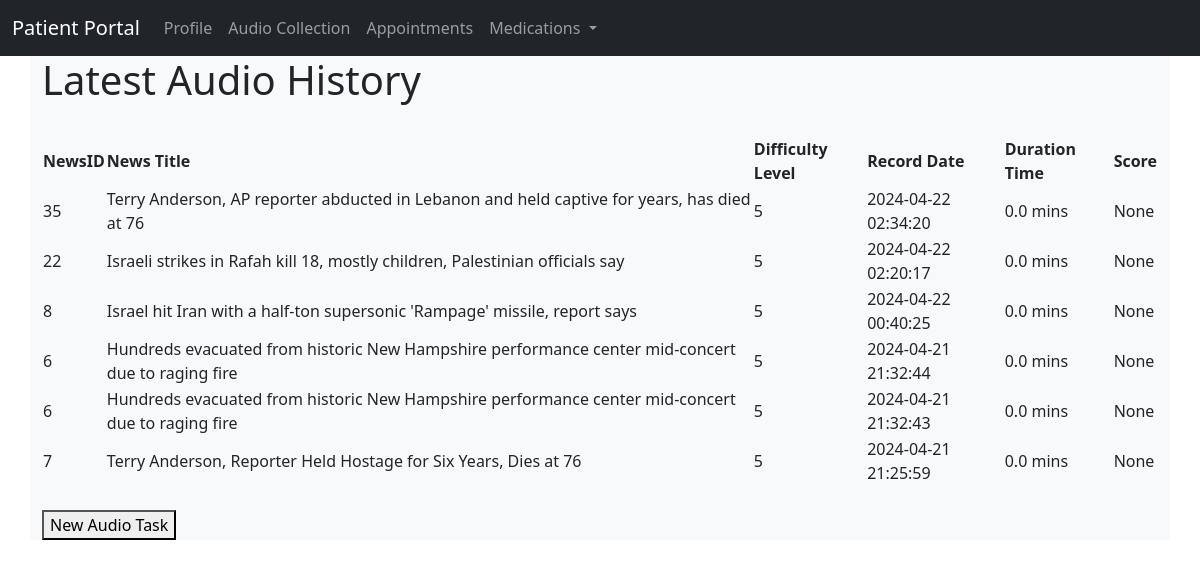
/audioCollect/myAudio (signed in), run on the app's committed database.
### application/models.py (models this page shows)
class AudioRecord(db.Model):
    __tablename__ = 'audio_records'
    id = db.Column(db.Integer, primary_key=True)
    patient_id = db.Column(db.Integer, db.ForeignKey('users.id', name='fk_audio_record_user_id'), nullable=False)
    news_id = db.Column(db.Integer, db.ForeignKey('news.id', name='fk_audio_record_news_id'), nullable=False)
    record_date = db.Column(db.DateTime, nullable=False, default=datetime.utcnow)
    file_dir = db.Column(db.String(255), nullable=False)
    duration = db.Column(db.Float, nullable=True)
    score = db.Column(db.Integer)
    patient = db.relationship('UserModel', backref=db.backref('audio_records', lazy='dynamic'))
    news = db.relationship('News', backref=db.backref('audio_records', lazy='dynamic'))

class News(db.Model):
    __tablename__ = 'news'
    id = db.Column(db.Integer, primary_key=True)
    title = db.Column(db.String(80), nullable=False)
    body = db.Column(db.Text, nullable=False)
    pub_date = db.Column(db.DateTime, nullable=False,
                         default=datetime.utcnow)
    length = db.Column(db.Integer, nullable=False)
    hashtags = db.Column(db.Integer, nullable=False)
    level = db.Column(db.Integer, default=5, nullable=False)

### application/audioCollect/views.py (the view)
@audioCollect_bp.route('/myAudio', methods=['GET'])
@login_required
def myAudio():
    try:
        audiohistory = db.session.query(
            News.id,  # ID from AudioRecord
            News.title,  # Title from News
            News.level,  # Level from News
            AudioRecord.record_date,  # Record date from AudioRecord
            AudioRecord.duration,
            AudioRecord.score
        ).join(News, AudioRecord.news_id == News.id  # Joining AudioRecord with News on news_id
        ).filter(AudioRecord.patient_id == current_user.id  # Filtering by user.id not patient_id
        ).order_by(AudioRecord.record_date.desc()  # Assuming the date field is named 'record_date'
        ).limit(10).all()
        if not audiohistory:
            flash('There is no audio recordings in the database! Record now!')
            return redirect(url_for('audioCollect_bp.audioCollect'))
        return render_template('audioHistory.html',  audiohistory = audiohistory)
    except Exception as e:
        current_app.logger.error(f"Error accessing audio history: {e}")
        flash('Error accessing audio history.')
        return redirect(url_for('audioCollect_bp.audioCollect'))

### application/__init__.py (called while the page is built)
def format_date(value, format_string='%Y-%m-%d %H:%M:%S'):
    if value is None:
        return ""
    return value.strftime(format_string)

### application/models.py (called while the page is built)
@login_manager.user_loader
def load_user(user_id):
    return UserModel.query.get(user_id)

### application/audioCollect/templates/audioHistory.html
{% extends "base.html" %}
{% block content %}
<div class="container bg-light">
    <h1>Latest Audio History</h1>
    <br>
    <table>
      <thead>
        <tr>
          <th>NewsID</th>
          <th>News Title</th>
          <th>Difficulty Level</th>
          <th>Record Date</th>
          <th>Duration Time</th>
          <th>Score</th>
        </tr>
      </thead>
      <tbody>
        {% for oneaudio in audiohistory %}
        <tr>
            <td>{{ oneaudio[0] }}</td>
            <td>{{ oneaudio[1] }}</td>
            <td>{{ oneaudio[2] }}</td>
            <td>{{ oneaudio[3] | formatdate }}</td>
            <td>{{ oneaudio[4] |float|round(4) }} mins</td>
            <td>{{ oneaudio[5] }}</td>
        </tr>
        {% endfor %}
      </tbody>
    </table>
    <br />
    <form action="{{ url_for('audioCollect_bp.audioCollect') }}" method="get">
      <button type="submit">New Audio Task</button>
    </form>
</div>
{% endblock %}

### application/templates/base.html (shortened to what this page needs)
<!DOCTYPE html>
<html lang="en" dir="ltr">
  <head>
    <link href="https://cdn.jsdelivr.net/npm/bootstrap@5.0.0-beta1/dist/css/bootstrap.min.css" rel="stylesheet">
    <link rel="stylesheet" href="{{ url_for('static',filename='style.css') }}">
  </head>
  <body>
    <nav class="navbar navbar-expand-lg navbar-dark bg-dark">
      <div class="container-fluid">
        <a class="navbar-brand" href="{{ url_for('core_bp.welcome') }}">Patient Portal</a>
        <div class="collapse multi-collapse navbar-collapse w-100 order-1 order-md-0" id="navbarNav">
          <ul class="navbar-nav mr-auto">
            <li class="nav-item">
              <a class="nav-link" href="{{ url_for('profile_bp.profile') }}">Profile</a>
            </li>
            <li class="nav-item">
                <a class="nav-link" href="{{ url_for('audioCollect_bp.myAudio') }}">Audio Collection</a>
              </li>
            <li class="nav-item">
              <a class="nav-link" href="{{ url_for('appointments_bp.list') }}">Appointments</a>
            </li>
            <li class="nav-item dropdown">
              <a class="nav-link dropdown-toggle" href="#" id="navbarDropdown" role="button" data-bs-toggle="dropdown" aria-expanded="false">
                Medications
              </a>
            </li>
          </ul>
        </div>
      </div>
    </nav>
    {% block content %}
    {% endblock %}
  </body>
</html>

### data on the page
AudioRecord: oneaudio "35", title "Terry Anderson, AP reporter abducted in Lebanon and held captive for years, has died at 76", level "5", record_date "2024-04-22 02:34:20", oneaudio "0.0", oneaudio "None"
AudioRecord: oneaudio "22", title "Israeli strikes in Rafah kill 18, mostly children, Palestinian officials say", level "5", record_date "2024-04-22 02:20:17", oneaudio "0.0", oneaudio "None"
AudioRecord: oneaudio "8", title "Israel hit Iran with a half-ton supersonic 'Rampage' missile, report says", level "5", record_date "2024-04-22 00:40:25", oneaudio "0.0", oneaudio "None"
AudioRecord: oneaudio "6", title "Hundreds evacuated from historic New Hampshire performance center mid-concert due to raging fire", level "5", record_date "2024-04-21 21:32:44", oneaudio "0.0", oneaudio "None"
AudioRecord: oneaudio "6", title "Hundreds evacuated from historic New Hampshire performance center mid-concert due to raging fire", level "5", record_date "2024-04-21 21:32:43", oneaudio "0.0", oneaudio "None"
AudioRecord: oneaudio "7", title "Terry Anderson, Reporter Held Hostage for Six Years, Dies at 76", level "5", record_date "2024-04-21 21:25:59", oneaudio "0.0", oneaudio "None"
